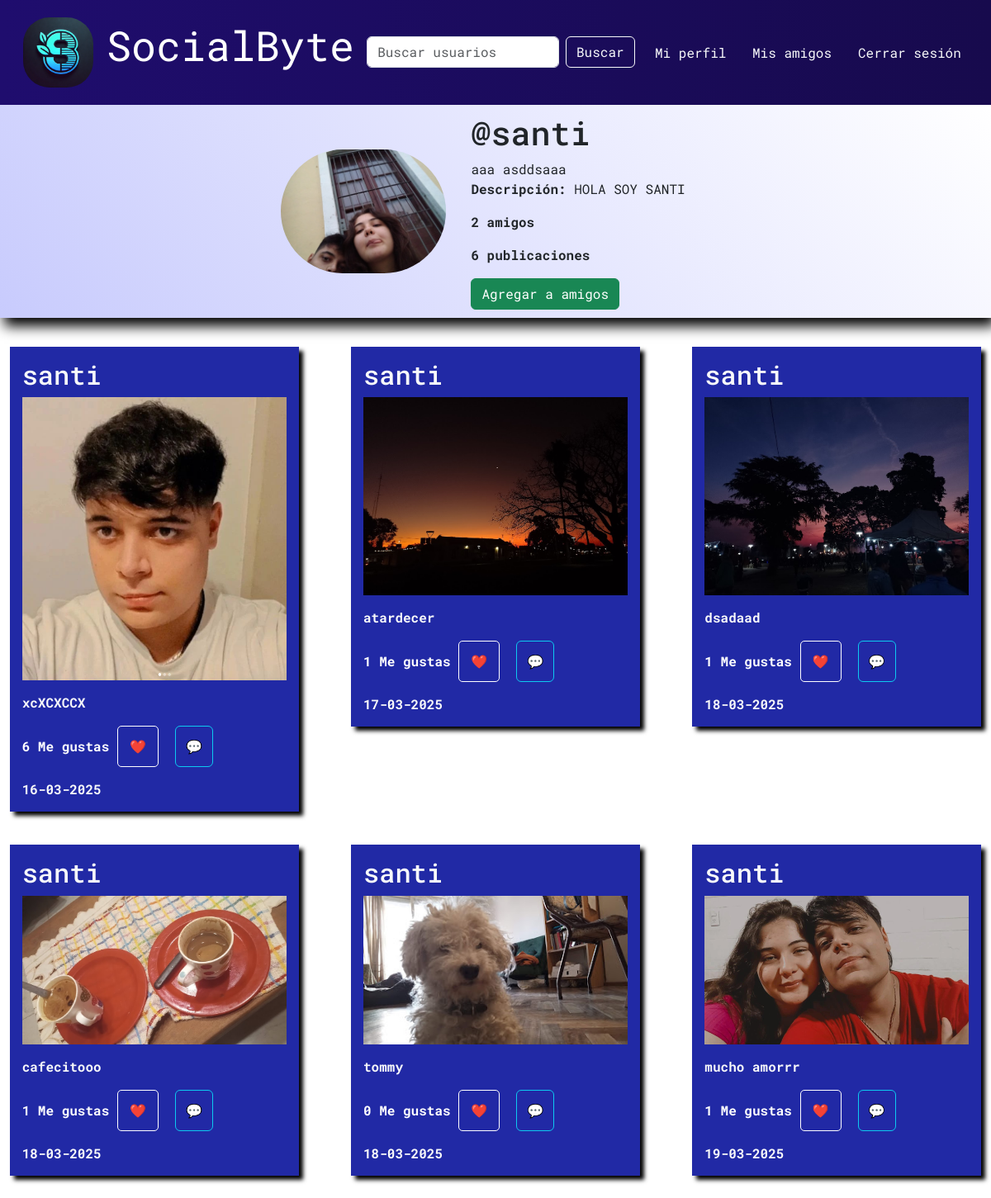
/usuario/7, run on the app's committed database.
### redsocialapp/models.py (models this page shows)
class Perfil(models.Model):
    nombre = models.CharField(max_length=100)
    apellido = models.CharField(max_length=100, null=True)
    imagen = models.ImageField(upload_to='fotos_perfil/')
    descripcion = models.TextField(max_length=300, blank=True, null=True)
    user = models.OneToOneField(User, on_delete=models.CASCADE) #oneToOneField indica que la relacion entre el usuario y el perfil de 1 a 1, es decir, 1 usuario tiene 1 perfil.
    amigos = models.ManyToManyField(User,blank=True,related_name='mis_amigos')

class Publicacion(models.Model):
    imagen = models.ImageField(upload_to='publicaciones/')
    autor = models.ForeignKey(User,on_delete=models.CASCADE)
    descripcion = models.TextField(max_length=150, blank=True)
    fechaPublicacion = models.DateTimeField(auto_now_add=True)
    likes = models.IntegerField(default=0, validators=[MinValueValidator(0)]) #validators=[MinValueValidator(0)] es una validación que asegura que el valor del campo no sea menor que un mínimo especificado, en este caso, 0.
    liked_by = models.ManyToManyField(User, related_name='likes', blank=True) #Cada usuario puede dar "Me gusta" a múltiples publicaciones, y cada publicación puede recibir "Me gusta" de múltiples usuarios.

### redsocialapp/views.py (the view, shortened to what this page needs)
# urls.py: path('usuario/<int:id_usuario>',views.verUsuario,name='usuario'),
def verUsuario(request,id_usuario):
    usuario = get_object_or_404(Perfil,id=id_usuario)
    publicaciones = Publicacion.objects.filter(autor=usuario.user)
    totalPublicaciones = Publicacion.objects.filter(autor=usuario.user).count()
    totalAmigos = usuario.amigos.count()
    if publicaciones:
        return render(request,'usuario.html',{
            'usuario':usuario,
            'publicaciones':publicaciones,
            'totalPublicaciones':totalPublicaciones,
            'totalAmigos':totalAmigos
        })

### redsocialapp/templates/usuario.html (shortened to what this page needs)
{% extends 'base.html' %}
{% load static %}
{% block content %}
    <section class="contenedorUsuario">
        <div class="usuario-datos">
            <img src="{{usuario.imagen.url}}" alt="{{usuario.nombre}}">
            <div class="nombre-usuario">
                <h1>@{{usuario.user.username}}</h1>
                <span>{{usuario.nombre}} {{usuario.apellido}}</span>
                <p><strong>Descripción:</strong> {{usuario.descripcion}}</p>
                <p><strong>{{totalAmigos}} amigos</strong></p>
                <p><strong>{{totalPublicaciones}} publicaciones<p></p>
                <form
                    hx-post="/agregar-amigos/"
                    hx-target="#boton-{{ usuario.user.id }}"
                    hx-swap="innerHTML"
                    method="post">
                    <button class="btn btn-success" id="boton-{{ usuario.user.id }}">
                        {% if usuario.user in request.user.perfil.amigos.all %}
                            Amigo
                        {% else %}
                            Agregar a amigos
                        {% endif %}
                    </button>
                </form>
            </div>
        </div>
        <div class="publicaciones-usuario">
            {% for publicacion in publicaciones %}
                        <div class="publicacion-usuario">
                            <h2 class="text-light">{{publicacion.autor.username}}</h2>
                            <img src="{{publicacion.imagen.url}}" alt="fotoPublicacion">
                            <p class="text-light">{{publicacion.descripcion}}</p>
                            <div class="publicacion-operaciones">
                                <form
                                    hx-post="{% url 'me_gusta' publicacion.id %}"
                                    hx-target=".contenedor-btnLike-{{publicacion.id}}"
                                    hx-swap="outerHTML"
                                    hx-trigger="submit"
                                    method="post">
                                    <div class="contenedor-btnLike-{{publicacion.id}}">
                                        <span id="likes-{{ publicacion.id }}">{{ publicacion.likes }} Me gustas</span>
                                        <input class="btn-like {% if request.user in publicacion.liked_by.all %}liked{% endif %}" type="submit" value="❤️">
                                    </div>
                                </form>
                                <button class="btn btn-outline-info">💬</button>
                            </div>
                            <span class="text-light">{{publicacion.fechaPublicacion|date:"d-m-Y"}}</span>
                        </div>
            {% endfor %}
        </div>
    </section>
{% endblock %}

### redsocialapp/static/css/estilos.css (style rules this page uses)
body { font-family: "Roboto Mono", monospace; }
.publicacion-operaciones { display: flex; gap: 20px; margin: 10px 0px 15px 0px; }
.publicacion-operaciones .btn-like { border: none; background-color: transparent; color: #fff; height: 50px; width: 50px; border: solid 1px #fff; border-radius: 5px; }
.contenedorUsuario { width: 100%; min-height: 100vh; padding-bottom: 50px; }
.usuario-datos { display: flex; gap: 30px; justify-content: center; align-items: center; width: 100%; background: linear-gradient(230deg,#fff,#c8cbfd); padding: 10px; box-shadow: 5px 10px 15px #000; }
.usuario-datos img { width: 200px; border-radius: 1000px; }
.usuario-datos p { max-width: 600px; }
.publicaciones-usuario { display: grid; grid-template-columns: repeat(3,1fr); margin-top: 35px; place-items: center; align-items: start; gap: 40px; }
.publicaciones-usuario .publicacion-usuario { width: 350px; min-height: 300px; padding: 15px; background-color: #2129a5; box-shadow: 5px 5px 5px #000; }
.publicaciones-usuario .publicacion-usuario img { width: 100%; }
.publicacion-usuario p { margin-top: 15px; }
.publicacion-usuario .publicacion-operaciones span { color: #fff; }

### data on the page
Perfil: imagen (picture), user.username "santi", nombre "aaa", apellido "asddsaaa", descripcion "HOLA SOY SANTI"
Publicacion: autor.username "santi", imagen (picture), descripcion "xcXCXCCX", likes "6", id "❤️", fechaPublicacion "16-03-2025"
Publicacion: autor.username "santi", imagen (picture), descripcion "atardecer", likes "1", id "❤️", fechaPublicacion "17-03-2025"
Publicacion: autor.username "santi", imagen (picture), descripcion "dsadaad", likes "1", id "❤️", fechaPublicacion "18-03-2025"
Publicacion: autor.username "santi", imagen (picture), descripcion "cafecitooo", likes "1", id "❤️", fechaPublicacion "18-03-2025"
Publicacion: autor.username "santi", imagen (picture), descripcion "tommy", likes "0", id "❤️", fechaPublicacion "18-03-2025"
Publicacion: autor.username "santi", imagen (picture), descripcion "mucho amorrr", likes "1", id "❤️", fechaPublicacion "19-03-2025"

### other printed values
{{ totalAmigos }} "2"
{{ totalPublicaciones }} "6"
